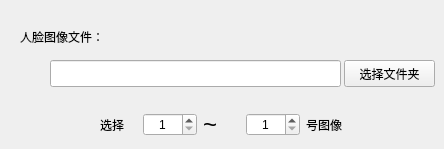
        <widget class="QWidget" name="tab_5">
         <attribute name="title">
          <string>  人脸  </string>
         </attribute>
         <widget class="QPushButton" name="cFaceChoiceFileBtn">
          <property name="geometry">
           <rect>
            <x>344</x>
            <y>60</y>
            <width>91</width>
            <height>27</height>
           </rect>
          </property>
          <property name="cursor">
           <cursorShape>PointingHandCursor</cursorShape>
          </property>
          <property name="text">
           <string>选择文件夹</string>
          </property>
         </widget>
         <widget class="QLabel" name="label_23">
          <property name="geometry">
           <rect>
            <x>20</x>
            <y>28</y>
            <width>101</width>
            <height>17</height>
           </rect>
          </property>
          <property name="text">
           <string>人脸图像文件：</string>
          </property>
         </widget>
         <widget class="QWidget" name="layoutWidget_4">
          <property name="geometry">
           <rect>
            <x>100</x>
            <y>110</y>
            <width>243</width>
            <height>30</height>
           </rect>
          </property>
          <layout class="QGridLayout" name="gridLayout_8">
           <item row="0" column="2">
            <widget class="QLabel" name="label_24">
             <property name="font">
              <font>
               <pointsize>18</pointsize>
               <weight>50</weight>
               <bold>false</bold>
              </font>
             </property>
             <property name="text">
              <string>~</string>
             </property>
            </widget>
           </item>
           <item row="0" column="1">
            <widget class="QSpinBox" name="cFaceBeginBox">
             <property name="cursor">
              <cursorShape>PointingHandCursor</cursorShape>
             </property>
             <property name="alignment">
              <set>Qt::AlignCenter</set>
             </property>
             <property name="minimum">
              <number>1</number>
             </property>
             <property name="maximum">
              <number>1000</number>
             </property>
            </widget>
           </item>
           <item row="0" column="4">
            <widget class="QLabel" name="label_25">
             <property name="text">
              <string>号图像</string>
             </property>
            </widget>
           </item>
           <item row="0" column="0">
            <widget class="QLabel" name="label_26">
             <property name="text">
              <string>选择</string>
             </property>
            </widget>
           </item>
           <item row="0" column="3">
            <widget class="QSpinBox" name="cFaceEndBox">
             <property name="cursor">
              <cursorShape>PointingHandCursor</cursorShape>
             </property>
             <property name="alignment">
              <set>Qt::AlignCenter</set>
             </property>
             <property name="minimum">
              <number>1</number>
             </property>
             <property name="maximum">
              <number>1000</number>
             </property>
            </widget>
           </item>
          </layout>
         </widget>
         <widget class="QLineEdit" name="cFaceImgPathText">
          <property name="geometry">
           <rect>
            <x>50</x>
            <y>60</y>
            <width>291</width>
            <height>27</height>
           </rect>
          </property>
         </widget>
        </widget>
